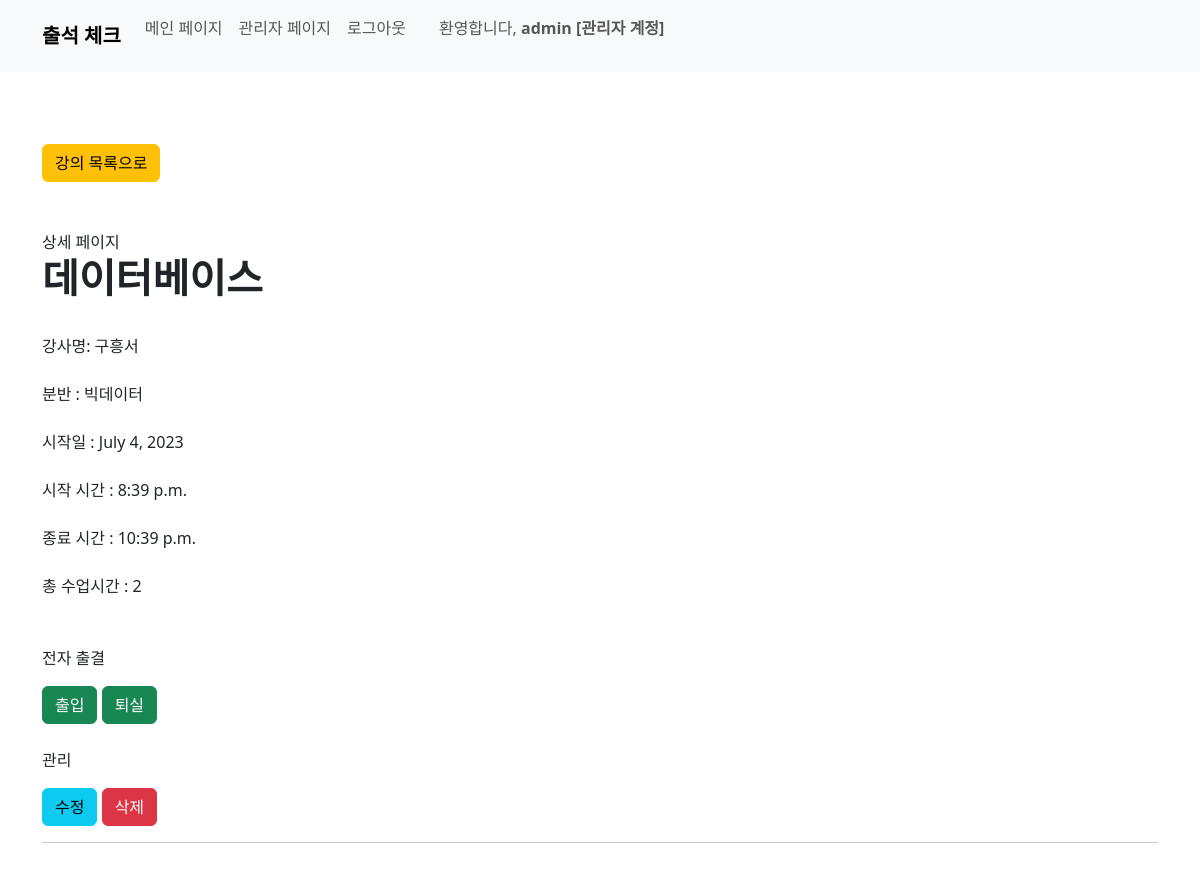
/course/detail/1/ (signed in), run on the app's committed database.
### course/models.py (models this page shows, shortened)
class Course(models.Model):
    course_name = models.CharField(max_length=50)
    teacher_name = models.CharField(max_length=20)
    division_name = models.ForeignKey(Division, on_delete=models.CASCADE)
    start_date = models.DateField()
    start_at = models.TimeField()
    end_at = models.TimeField()
    hours = models.IntegerField()

### user/models.py (models this page shows)
class Division(models.Model):
    name = models.CharField(max_length=50)
    def __str__(self):
        return self.name

### course/views.py (the view)
# urls.py: path('detail/<int:pk>/', views.course_detail, name='course_detail'),
@user_passes_test(lambda u: u.is_staff, login_url='/') # 권한 없으면 홈으로
def course_detail(request, pk):
    course = get_object_or_404(Course, pk=pk)
    context = {'course': course}
    return render(request, 'course/course_detail.html', context)

### course/templates/course/course_detail.html (shortened to what this page needs)
{% load static %}
{% load django_bootstrap5 %}
{% bootstrap_css %}
<!DOCTYPE html>
<html>
<head>
</head>
<body>
  {% include 'home/navbar.html' %}
  <br><br><br>
    <div class="container">
      <a class="btn btn-warning" href="{% url 'course:course_list' course.division_name_id %}" role="button">
        강의 목록으로
      </a>
      <br><br><br>
      상세 페이지
      <h1><b>{{ course.course_name }}</b></h1>
      <br>
      강사명: {{course.teacher_name }} <br><br>
      분반 : {{ course.division_name }} <br><br>
      시작일 : {{ course.start_date }} <br><br>
      시작 시간 : {{ course.start_at }} <br><br>
      종료 시간 : {{ course.end_at }} <br><br>
      총 수업시간 : {{ course.hours}} <br><br>
      <br>
      <p>전자 출결</p>
      <a class="btn btn-success" href="{% url 'course:QRScanner_in' course.pk %}" role="button">출입</a>
      <a class="btn btn-success" href="{% url 'course:QRScanner_out' course.pk %}" role="button">퇴실</a>
      <br><br>
      <p>관리</p>
      <a class="btn btn-info" href="{% url 'course:edit_course' course.pk %}" role="button">수정</a>
      <a class="btn btn-danger" href="{% url 'course:delete_course' course.pk %}" role="button">삭제</a>
      <br>
      <hr>
      <br>
  </div>
</body>
</html>

### home/templates/home/navbar.html (shortened to what this page needs)
{% load django_bootstrap5 %}
{% bootstrap_css %}
<nav class="navbar navbar-expand-lg bg-body-tertiary bg-light">
  <div class="container-fluid container">
      <a class="navbar-brand" href="{% url 'home:home' %}"><b>출석 체크</b></a>
      <div class="collapse navbar-collapse" id="navbarNav">
          <ul class="navbar-nav mb-3">
              {% if user.is_authenticated %}
                  {% if user.is_staff %}
                      <li class="nav-item">
                        <a class="nav-link" aria-current="page" href="{% url 'home:home' %}">메인 페이지</a>
                      </li>
                      <li class="nav-item">
                        <a class="nav-link" aria-current="page" href="{% url 'user:admin_home' %}">관리자 페이지</a>
                      </li>
                      <li class="nav-item">
                        <a class="nav-link" aria-current="page" href="{% url 'home:logout' %}">로그아웃</a>
                      </li>
                      {% if user.student %}
                      <span class="navbar-text mr-3">
                        &nbsp;&nbsp;&nbsp;&nbsp;&nbsp; 환영합니다, <b> {{ user.student }} </b>
                      </span>
                      {% else %}
                      <span class="navbar-text mr-3">
                        &nbsp;&nbsp;&nbsp;&nbsp;&nbsp; 환영합니다, <b> {{ user }} [관리자 계정] </b>
                      </span>
                      {% endif %}
                  {% endif %}
              {% else %}
                <li class="nav-item">
                  <a class="nav-link active" href="{% url 'home:login' %}">로그인</a>
                </li>
              {% endif %}
          </ul>
      </div>
  </div>
</nav>

### data on the page
Course: course_name "데이터베이스", teacher_name "구흥서", division_name "빅데이터", start_date "July 4, 2023", start_at "8:39 p.m.", end_at "10:39 p.m.", hours "2"

### other printed values
{{ user }} "admin"
